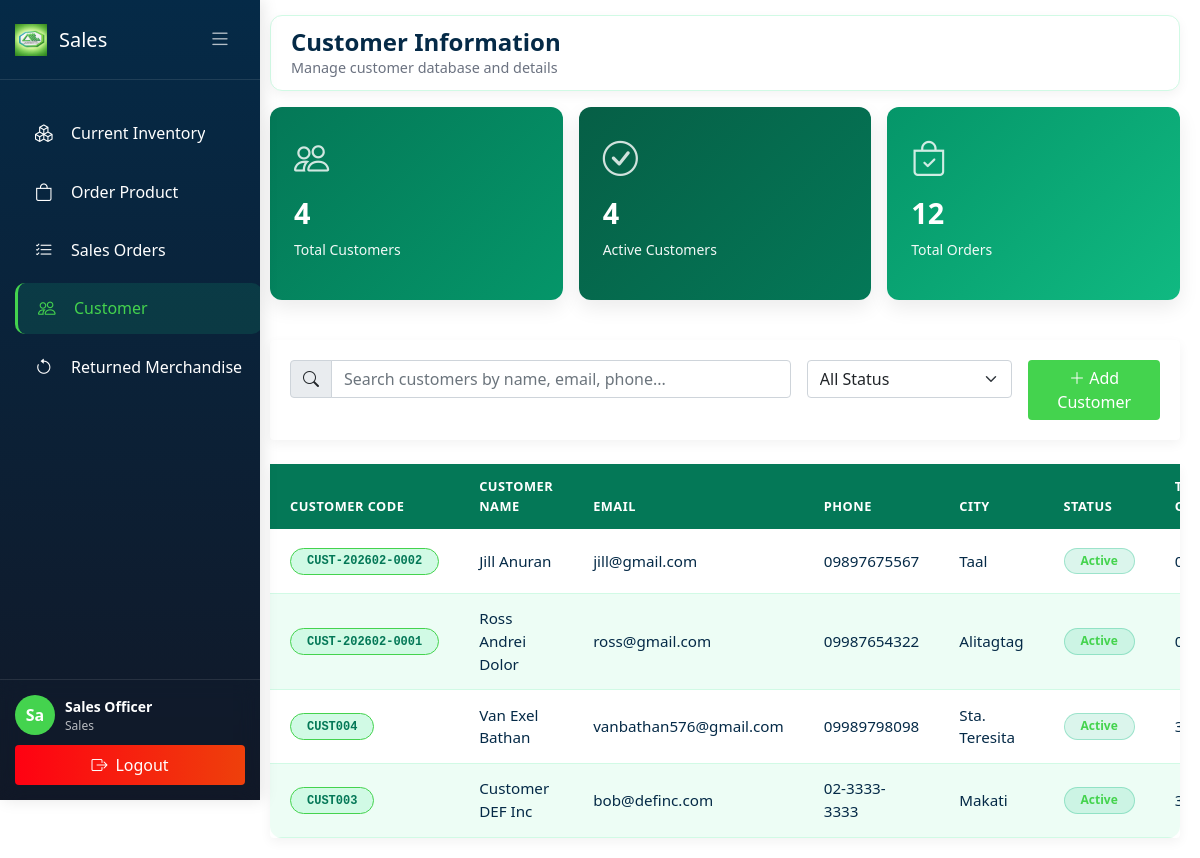
/Sales/customer.php (signed in), run on the app's committed database.
### tables this page shows
CREATE TABLE `customers` (
  `customer_id` int(11) NOT NULL,
  `customer_name` varchar(100) NOT NULL,
  `customer_code` varchar(50) NOT NULL,
  `contact_person` varchar(100) DEFAULT NULL,
  `email` varchar(100) DEFAULT NULL,
  `phone_number` varchar(20) DEFAULT NULL,
  `address` varchar(255) DEFAULT NULL,
  `city` varchar(50) DEFAULT NULL,
  `longitude` decimal(10,6) DEFAULT NULL,
  `latitude` decimal(10,8) DEFAULT NULL,
  `credit_limit` decimal(12,2) DEFAULT 0.00,
  `credit_used` decimal(12,2) DEFAULT 0.00,
  `status` enum('active','inactive','suspended') DEFAULT 'active',
  `created_at` timestamp NOT NULL DEFAULT current_timestamp(),
  `updated_at` timestamp NOT NULL DEFAULT current_timestamp() ON UPDATE current_timestamp(),
  `branch_id` int(11) DEFAULT NULL
);

### Sales/customer.php (the view, shortened to what this page needs)
<?php
require_once '../config/database.php';
require_once '../config/session_handler.php';
$user_name = isset($_SESSION['first_name']) ? $_SESSION['first_name'] . ' ' . $_SESSION['last_name'] : 'Sales User';
$user_role = isset($_SESSION['role']) ? $_SESSION['role'] : 'sales';
$branch_id = $_SESSION['branch_id'] ?? 0;
$view_all_branches = $_SESSION['view_all_branches'] ?? false;
$branch_column_exists = false;
$check_column = $conn->query("SHOW COLUMNS FROM customers LIKE 'branch_id'");
if ($check_column && $check_column->num_rows > 0) {
    $branch_column_exists = true;
}
$customers = [];
if ($branch_column_exists) {
    if ($view_all_branches) {
        $query = "SELECT c.*, COUNT(so.so_id) as total_orders
                  FROM customers c
                  LEFT JOIN sales_orders so ON c.customer_id = so.customer_id
                  WHERE c.status = 'active'
                  GROUP BY c.customer_id
                  ORDER BY c.created_at DESC";
    } else {
        $query = "SELECT c.*, COUNT(so.so_id) as total_orders
                  FROM customers c
                  LEFT JOIN sales_orders so ON c.customer_id = so.customer_id
                  WHERE c.status = 'active' AND c.branch_id = $branch_id
                  GROUP BY c.customer_id
                  ORDER BY c.created_at DESC";
    }
}
$result = $conn->query($query);
if ($result) {
    $customers = $result->fetch_all(MYSQLI_ASSOC);
}
$total_customers = 0;
$active_customers = 0;
$total_orders = 0;
if ($branch_column_exists) {
    if ($view_all_branches) {
        $stats_query = "SELECT
                        COUNT(*) as total,
                        SUM(CASE WHEN status = 'active' THEN 1 ELSE 0 END) as active
                        FROM customers";
    } else {
        $stats_query = "SELECT
                        COUNT(*) as total,
                        SUM(CASE WHEN status = 'active' THEN 1 ELSE 0 END) as active
                        FROM customers
                        WHERE branch_id = $branch_id";
    }
} else {
    $stats_query = "SELECT
                    COUNT(*) as total,
                    SUM(CASE WHEN status = 'active' THEN 1 ELSE 0 END) as active
                    FROM customers";
}
$stats_result = $conn->query($stats_query);
if ($stats_result) {
    $stats = $stats_result->fetch_assoc();
    $total_customers = $stats['total'] ?? 0;
    $active_customers = $stats['active'] ?? 0;
}
$orders_query = "SELECT COUNT(*) as total_orders FROM sales_orders";
$orders_result = $conn->query($orders_query);
if ($orders_result) {
    $orders_stats = $orders_result->fetch_assoc();
    $total_orders = $orders_stats['total_orders'] ?? 0;
}
?>
<!DOCTYPE html>
<html lang="en">
<head>
    <link rel="stylesheet" href="../css/sales.css">
    <link href="https://cdn.jsdelivr.net/npm/bootstrap@5.1.3/dist/css/bootstrap.min.css" rel="stylesheet">
    <link rel="stylesheet" href="https://cdn.jsdelivr.net/npm/bootstrap-icons@1.8.1/font/bootstrap-icons.css">
    <link rel="stylesheet" href="https://unpkg.com/leaflet@1.9.4/dist/leaflet.css" />
</head>
<body>
    <div id="appPage">
        <div class="sidebar" id="sidebar">
            <div class="sidebar-header">
                <h3>
                    <button class="desktop-toggle-btn" id="desktopToggleBtn">
                        <i class="bi bi-list" id="toggleIcon"></i>
                    </button>
                    <img src="../Pictures/amgc3DLogo.png" alt="Logo" class="logo-icon">
                    <span class="nav-text">Sales</span>
                </h3>
            </div>
            <div class="sidebar-menu">
                <ul class="nav flex-column">
                    <li class="nav-item">
                        <a class="nav-link" href="currentinventory.php">
                            <i class="bi bi-boxes"></i>
                            <span class="nav-text">Current Inventory</span>
                        </a>
                    </li>
                    <li class="nav-item">
                        <a class="nav-link" href="orderproduct.php">
                            <i class="bi bi-bag"></i>
                            <span class="nav-text">Order Product</span>
                        </a>
                    </li>
                    <li class="nav-item">
                        <a class="nav-link" href="sales_order.php">
                            <i class="bi bi-list-check"></i>
                            <span class="nav-text">Sales Orders</span>
                        </a>
                    </li>
                    <li class="nav-item">
                        <a class="nav-link active" href="customer.php">
                            <i class="bi bi-people"></i>
                            <span class="nav-text">Customer</span>
                        </a>
                    </li>
                    <li class="nav-item">
                        <a class="nav-link" href="returnedmerchandise.php">
                            <i class="bi bi-arrow-counterclockwise"></i>
                            <span class="nav-text">Returned Merchandise</span>
                        </a>
                    </li>
                </ul>
            </div>
            <div class="sidebar-footer">
                <div class="user-profile-sidebar">
                    <div class="user-avatar-sidebar"><?php echo substr($user_name, 0, 2); ?></div>
                    <div class="user-details-sidebar">
                        <span class="user-name-sidebar"><?php echo htmlspecialchars($user_name); ?></span>
                        <span class="user-role-sidebar">
                            <?php echo htmlspecialchars(ucfirst($user_role)); ?>
                        </span>
                    </div>
                </div>
                <button class="logout-btn-sidebar" onclick="logout()">
                    <i class="bi bi-box-arrow-right"></i>
                    <span class="logout-text">Logout</span>
                </button>
            </div>
        </div>
        <div class="main-content">
            <div class="navbar-top">
                <div class="page-title">
                    <h2>Customer Information</h2>
                    <p>Manage customer database and details</p>
                </div>
            </div>
            <div class="row g-3 mb-4">
                <div class="col-md-4 mb-3">
                    <div class="stat-card customers">
                        <div class="stat-icon">
                            <i class="bi bi-people"></i>
                        </div>
                        <div>
                            <div class="stat-value"><?php echo $total_customers; ?></div>
                            <div class="stat-label">Total Customers</div>
                        </div>
                    </div>
                </div>
                <div class="col-md-4 mb-3">
                    <div class="stat-card complete">
                        <div class="stat-icon">
                            <i class="bi bi-check-circle"></i>
                        </div>
                        <div>
                            <div class="stat-value"><?php echo $active_customers; ?></div>
                            <div class="stat-label">Active Customers</div>
                        </div>
                    </div>
                </div>
                <div class="col-md-4 mb-3">
                    <div class="stat-card sales">
                        <div class="stat-icon">
                            <i class="bi bi-bag-check"></i>
                        </div>
                        <div>
                            <div class="stat-value"><?php echo $total_orders; ?></div>
                            <div class="stat-label">Total Orders</div>
                        </div>
                    </div>
                </div>
            </div>
            <div class="card mb-4">
                <div class="card-body">
                    <div class="row g-3">
                        <div class="col-md-7">
                            <div class="input-group">
                                <span class="input-group-text">
                                    <i class="bi bi-search"></i>
                                </span>
                                <input type="text" class="form-control" id="searchInput" placeholder="Search customers by name, email, phone...">
                            </div>
                        </div>
                        <div class="col-md-3">
                            <select class="form-select" id="statusFilter">
                                <option value="">All Status</option>
                            </select>
                        </div>
                        <div class="col-md-2">
                            <button class="btn btn-primary w-100" data-bs-toggle="modal" data-bs-target="#addCustomerModal">
                                <i class="bi bi-plus-lg"></i> Add Customer
                            </button>
                        </div>
                    </div>
                </div>
            </div>
            <div class="card">
                <div class="table-responsive">
                    <table class="table table-hover mb-0">
                        <thead class="table-light">
                            <tr>
                                <th>Customer Code</th>
                                <th>Customer Name</th>
                                <th>Email</th>
                                <th>Phone</th>
                                <th>City</th>
                                <th>Status</th>
                                <th>Total Orders</th>
                            </tr>
                        </thead>
                        <tbody>
                            <?php if (count($customers) > 0): ?>
                                <?php foreach ($customers as $customer): ?>
                                <tr>
                                    <td><span class="badge bg-light text-dark"><?php echo htmlspecialchars($customer['customer_code']); ?></span></td>
                                    <td><?php echo htmlspecialchars($customer['customer_name']); ?></td>
                                    <td><?php echo htmlspecialchars($customer['email']); ?></td>
                                    <td><?php echo htmlspecialchars($customer['phone_number']); ?></td>
                                    <td><?php echo htmlspecialchars($customer['city']); ?></td>
                                    <td>
                                        <?php
                                        $status_badge = [
                                            'active' => 'bg-success',
                                            'inactive' => 'bg-danger',
                                            'pending' => 'bg-warning'
                                        ];
                                        $status_color = $status_badge[$customer['status']] ?? 'bg-secondary';
                                        ?>
                                        <span class="badge <?php echo $status_color; ?>">
                                            <?php echo ucfirst($customer['status']); ?>
                                        </span>
                                    </td>
                                    <td><?php echo $customer['total_orders'] ?? 0; ?></td>
                                </tr>
                                <?php endforeach; ?>
                            <?php else: ?>
                                <tr>
                                    <td colspan="8" class="text-center text-muted py-4">No customers found</td>
                                </tr>
                            <?php endif; ?>
                        </tbody>
                    </table>
                </div>
            </div>
        </div>
    </div>
</body>
</html>

### data on the page
customers: customer_code "CUST-202602-0002", customer_name "Jill Anuran", email "jill@gmail.com", phone_number "09897675567", city "Taal", status "Active"
customers: customer_code "CUST-202602-0001", customer_name "Ross Andrei Dolor", email "ross@gmail.com", phone_number "09987654322", city "Alitagtag", status "Active"
customers: customer_code "CUST004", customer_name "Van Exel Bathan", email "vanbathan576@gmail.com", phone_number "09989798098", city "Sta. Teresita", status "Active"
customers: customer_code "CUST003", customer_name "Customer DEF Inc", email "bob@definc.com", phone_number "02-3333-3333", city "Makati", status "Active"

### other printed values
substr($user_name, 0, 2) "Sa"
$user_name "Sales Officer"
$user_role "Sales"
$total_customers "4"
$active_customers "4"
$total_orders "12"
